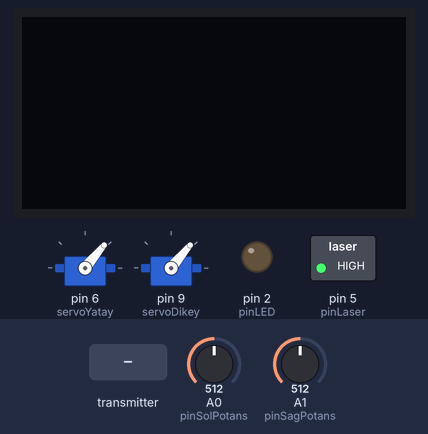
The sketch below on a simulated Arduino Uno, built with avr-gcc and run on an emulated ATmega328P. Shown: 2 × servo, 128×64 one-colour display, switched loads named in the sketch (green lamp = pin HIGH), output pins drawn as LEDs (lit = HIGH). The test bench sets the inputs (shaded band); at power-on: A1 (pinSagPotans) = 512, A0 (pinSolPotans) = 512. No radio packets arrive unless stated; what the sketch prints to the serial monitor is not drawn.

Above: at 1.2 s.
1.3 s: the transmitter starts sending msg.0 = 0
At 2.1 s:
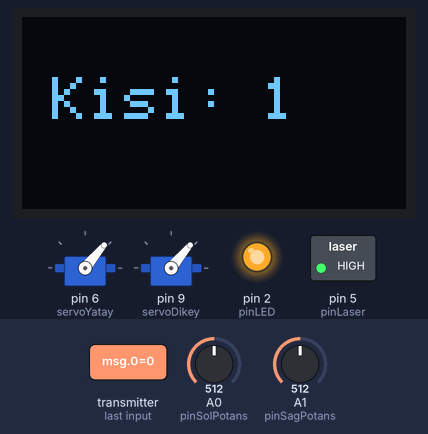
4.3 s: the transmitter starts sending msg.0 = 1
At 5.5 s:
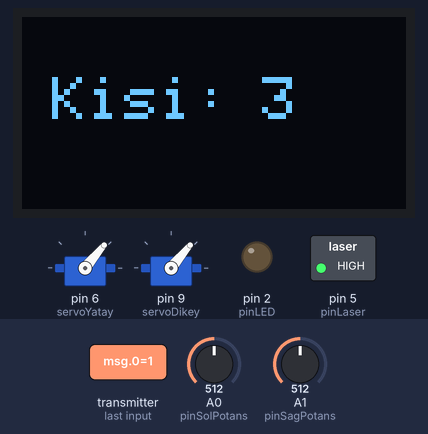
5.9 s: A1 (pinSagPotans) set to 112
At 7.1 s:
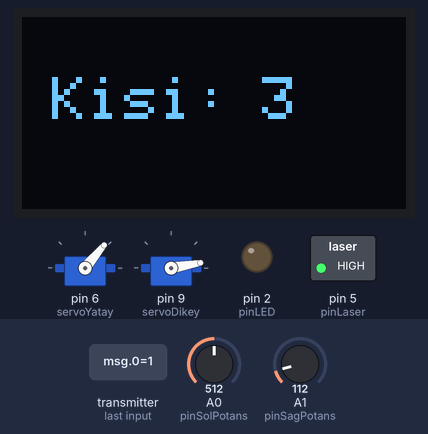
7.4 s: A1 (pinSagPotans) set to 92
At 8.5 s:
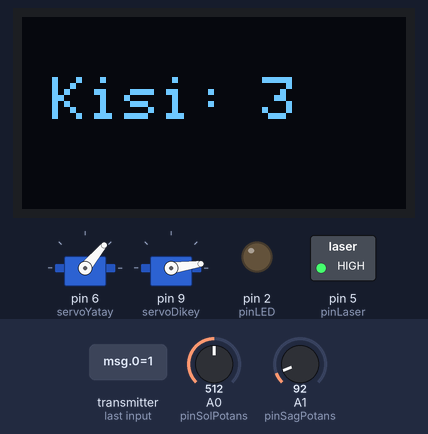
10.4 s: A0 (pinSolPotans) set to 108
At 11.2 s:
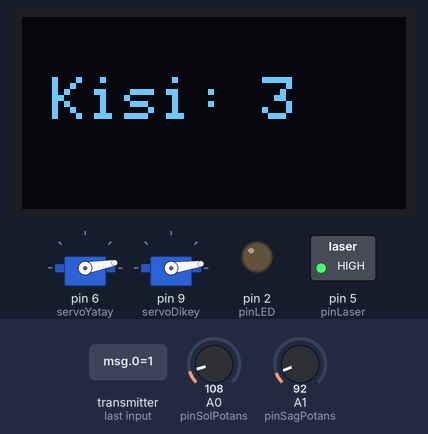
11.9 s: A0 (pinSolPotans) set to 93
At 12.9 s:
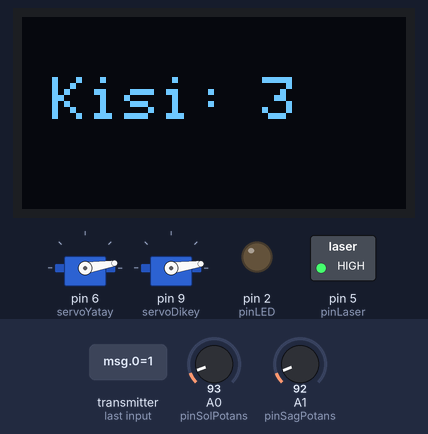
Timing chart, 0 to 14.9 s (numbered marks = the images above; inputs shaded):
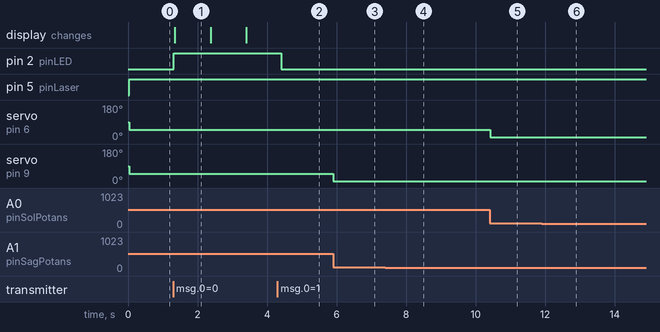

Measured:
- after the input at 1.3 s, pin 2 (pinLED): LOW → HIGH at once; the display: changes after 0.05 s (image 1)
- after the input at 4.3 s, pin 2 (pinLED): HIGH → LOW after 0.10 s
- after the input at 5.9 s, servo on pin 9 (servoDikey): 50° → 10° at once
- after the input at 7.4 s, servo on pin 9 (servoDikey): 10° → 8° at once
- after the input at 10.4 s, servo on pin 6 (servoYatay): 50° → 10° at once
- after the input at 11.9 s, servo on pin 6 (servoYatay): 10° → 9° at once
- what the display in image 1 shows lasts 1.1 s, from 1.3 s to 2.4 s

The sketch:

Lazer_topu_servo_unitesi.ino
```cpp
#include <SPI.h>
#include "RF24.h"
#include <Wire.h>
#include <Adafruit_GFX.h>
#include <Adafruit_SSD1306.h>
#include <Servo.h>

#define SCREEN_WIDTH 128
#define SCREEN_HEIGHT 64

#define OLED_RESET 4
Adafruit_SSD1306 display(SCREEN_WIDTH, SCREEN_HEIGHT, &Wire, OLED_RESET);

Servo servoYatay;
Servo servoDikey;

RF24 radio(7, 8);  //CE,CSN

byte addresses[][6] = { "1Node", "2Node" };

int msg[1];
int pinLaser = 5;
int pinLED = 2;
int adet = 0;

int pinSolPotans = A0;
int pinSagPotans = A1;
int valSolPotans;
int valSagPotans;
int valSolServo;
int valSagServo;


void setup() {
  Serial.begin(9600);

  pinMode(pinLaser, OUTPUT);
  pinMode(pinLED, OUTPUT);

  servoYatay.attach(6);
  servoDikey.attach(9);

  display.begin(SSD1306_SWITCHCAPVCC, 0x3C);

  radio.begin();

  radio.openWritingPipe(addresses[0]);
  radio.openReadingPipe(1, addresses[1]);

  radio.startListening();
}

void loop() {
  valSolPotans = analogRead(pinSolPotans);
  valSagPotans = analogRead(pinSagPotans);

  valSolServo = map(valSolPotans, 0, 1023, 0, 100);
  valSagServo = map(valSagPotans, 0, 1023, 0, 100);

  Serial.println("Sol: ");
  Serial.print(valSolServo);
  Serial.println("Sag: ");
  Serial.print(valSagServo);

  servoYatay.write(valSolServo);
  servoDikey.write(valSagServo);

  digitalWrite(pinLaser, HIGH);

  if (radio.available()) {
    while (radio.available()) {
      radio.read(msg, 1);

      Serial.println(msg[0]);

      if (msg[0] == 0) {
        digitalWrite(pinLED, HIGH);

        adet = adet + 1;

        display.clearDisplay();
        display.setTextSize(2);
        display.setTextColor(WHITE);
        display.cp437(true);
        display.setCursor(10, 20);
        display.print("Kisi: ");
        display.setCursor(80, 20);
        display.print(adet);

        display.display();
        delay(1000);
      } else {
        digitalWrite(pinLED, LOW);

        display.clearDisplay();
        display.setTextSize(2);
        display.setTextColor(WHITE);
        display.cp437(true);
        display.setCursor(10, 20);
        display.print("Kisi: ");
        display.setCursor(80, 20);
        display.print(adet);

        display.display();
      }
    }
  }
}
```
